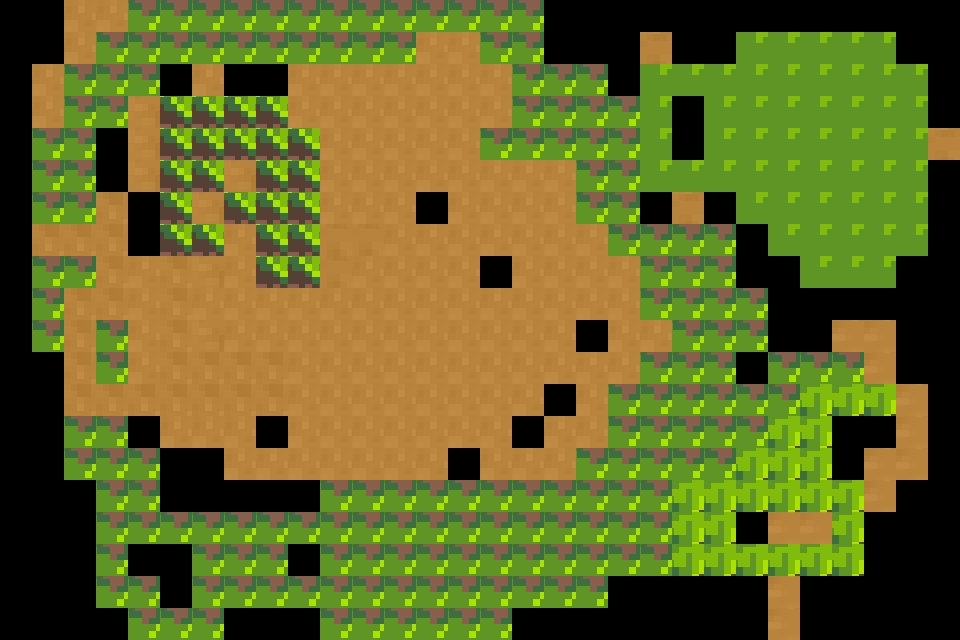

Below is a game level as drawn by its tile map, then a one-line description and the .tmx file that defines it, in full:
An orthogonal 30x20 tile map with 32x32 px tiles, 2 tile layers (Capa de patrones 1, Capa de patrones 2).

<map version="1.10" tiledversion="1.11.2" orientation="orthogonal" renderorder="right-down" width="30" height="20" tilewidth="32" tileheight="32" infinite="0" nextlayerid="3" nextobjectid="1">
 <editorsettings>
  <export target="test3.json" format="json" />
 </editorsettings>
 <tileset firstgid="1" source="test.tsx" />
 <layer id="1" name="Capa de patrones 1" width="30" height="20">
  <data encoding="csv">
0,0,663,663,768,768,768,768,768,768,768,768,768,768,768,768,768,0,0,0,0,0,0,0,0,0,0,0,0,0,
0,0,663,768,768,768,768,768,768,768,768,768,768,663,663,768,768,0,0,0,0,0,0,1447,1447,1447,1447,1447,0,0,
0,663,768,768,768,0,663,0,0,663,663,663,663,663,663,663,768,768,768,0,1447,1447,1447,1447,1447,1447,1447,1447,1447,0,
0,663,768,768,0,0,663,663,663,663,663,663,663,663,663,663,768,768,768,768,1447,0,1447,1447,1447,1447,1447,1447,1447,0,
0,768,768,0,0,0,663,663,597,663,663,663,663,663,663,768,768,768,768,768,1447,0,1447,1447,1447,1447,1447,1447,1447,0,
0,768,768,0,554,0,663,597,663,663,663,663,663,663,663,663,663,663,768,768,1447,1447,1447,1447,1447,1447,1447,1447,1447,0,
0,768,768,0,0,663,663,452,597,663,663,663,663,0,663,663,663,663,768,768,0,0,0,1447,1447,1447,1447,1447,1447,0,
0,768,768,0,0,663,452,663,663,597,452,452,663,663,663,663,663,663,663,768,768,768,768,0,1447,1447,1447,1447,1447,0,
0,768,768,0,663,663,663,663,663,663,452,663,663,663,663,0,663,663,663,663,768,768,768,0,0,1447,1447,1447,0,0,
0,768,768,768,663,663,663,663,663,663,663,663,663,663,663,663,663,663,663,663,768,768,768,768,0,0,0,0,0,0,
0,768,0,768,663,663,663,663,663,663,663,663,663,663,663,663,663,663,0,663,663,768,768,768,0,0,1289,1289,0,0,
0,0,768,768,663,0,663,663,663,663,663,663,663,663,663,663,663,663,663,663,768,768,768,0,768,768,768,1289,0,0,
0,0,768,768,663,663,0,0,663,663,663,663,663,663,663,663,663,0,663,768,768,768,768,768,768,1207,1207,1207,1289,0,
0,0,768,768,0,663,663,663,0,663,663,663,663,663,663,663,0,663,663,768,768,768,768,768,1207,1207,0,0,1289,0,
0,0,768,768,768,0,0,663,663,663,663,663,663,663,0,663,663,663,768,768,768,768,768,1207,1207,1207,0,1289,1289,0,
0,0,0,768,768,0,0,0,0,0,768,768,768,768,768,768,768,768,768,768,768,1207,1207,1207,1207,1207,1207,1289,0,0,
0,0,0,768,768,768,768,768,768,768,768,768,768,768,768,768,768,768,768,768,768,1207,1207,0,1289,1289,1207,0,0,0,
0,0,0,768,0,0,768,768,768,0,768,768,768,768,768,768,768,768,768,768,768,1207,1207,1207,1207,1207,1207,0,0,0,
0,0,0,768,768,0,768,768,768,768,768,768,768,768,768,768,768,768,768,0,0,0,0,0,1289,0,0,0,0,0,
0,0,0,0,768,768,768,0,0,0,768,768,768,768,768,768,0,0,0,0,0,0,0,0,1289,0,0,0,0,0
</data>
 </layer>
 <layer id="2" name="Capa de patrones 2" width="30" height="20">
  <properties>
   <property name="walkable" type="bool" value="false" />
  </properties>
  <data encoding="csv">
0,0,0,0,0,0,0,0,0,0,0,0,0,0,0,0,0,0,0,0,0,0,0,0,0,0,0,0,0,0,
0,0,0,0,0,0,0,0,0,0,0,0,0,0,0,0,0,0,0,0,746,0,0,0,0,0,0,0,0,0,
0,0,0,0,0,0,0,0,0,0,0,0,0,0,0,0,0,0,0,0,0,0,0,0,0,0,0,0,0,0,
0,0,0,0,554,153,153,153,153,0,0,0,0,0,0,0,0,0,0,0,0,0,0,0,0,0,0,0,0,0,
0,0,0,0,554,153,153,153,153,153,0,0,0,0,0,0,0,0,0,0,0,0,0,0,0,0,0,0,0,746,
0,0,0,0,0,153,153,554,153,153,0,0,0,0,0,0,0,0,0,0,0,0,0,0,0,0,0,0,0,0,
0,0,0,501,0,153,554,153,153,153,0,0,0,0,0,0,0,0,0,0,0,746,0,0,0,0,0,0,0,0,
0,501,501,501,0,153,153,0,153,153,0,0,0,0,0,0,0,0,0,0,0,0,0,0,0,0,0,0,0,0,
0,0,0,501,0,501,554,0,153,153,0,0,0,0,0,0,0,0,0,0,0,0,0,0,0,0,0,0,0,0,
0,0,501,501,0,501,0,0,0,0,0,0,0,0,0,0,0,0,0,0,0,0,0,0,0,0,0,0,0,0,
0,0,501,0,0,501,554,0,0,0,0,0,0,0,0,0,0,0,0,0,0,0,0,0,0,0,0,0,0,0,
0,0,501,0,0,501,501,501,501,0,0,0,0,0,0,0,0,0,0,0,0,0,0,0,0,0,0,0,0,0,
0,0,501,501,501,501,501,501,501,0,0,0,0,0,0,0,0,0,0,0,0,0,0,0,0,0,0,0,0,0,
0,0,0,0,0,0,0,0,0,0,0,0,0,0,0,0,0,0,0,0,0,0,0,0,0,0,0,0,0,0,
0,0,0,0,0,0,0,0,0,0,0,0,0,0,0,0,0,0,0,0,0,0,0,0,0,0,0,0,0,0,
0,0,0,0,0,0,0,0,0,0,0,0,0,0,0,0,0,0,0,0,0,0,0,0,0,0,0,0,0,0,
0,0,0,0,0,0,0,0,0,0,0,0,0,0,0,0,0,0,0,0,0,0,0,0,0,0,0,0,0,0,
0,0,0,0,0,0,0,0,0,0,0,0,0,0,0,0,0,0,0,0,0,0,0,0,0,0,0,0,0,0,
0,0,0,0,0,0,0,0,0,0,0,0,0,0,0,0,0,0,0,0,0,0,0,0,0,0,0,0,0,0,
0,0,0,0,0,0,0,0,0,0,0,0,0,0,0,0,0,0,0,0,0,0,0,0,0,0,0,0,0,0
</data>
 </layer>
</map>
